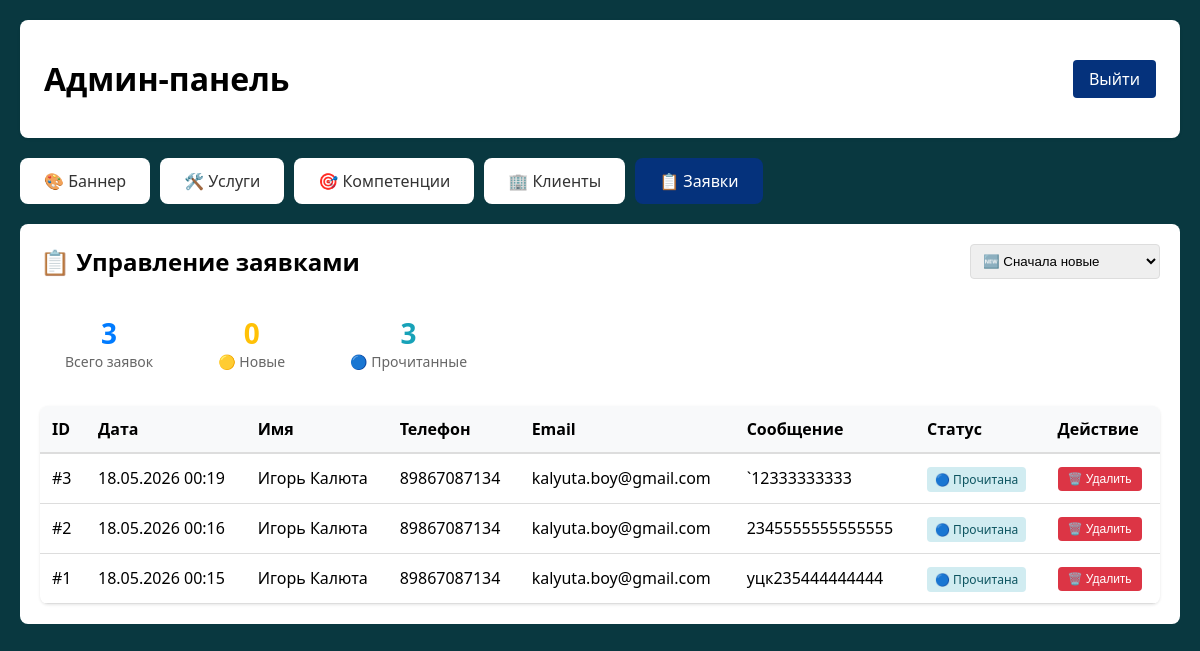
The app's page /admin/index.php?tab=requests (signed in), older data.
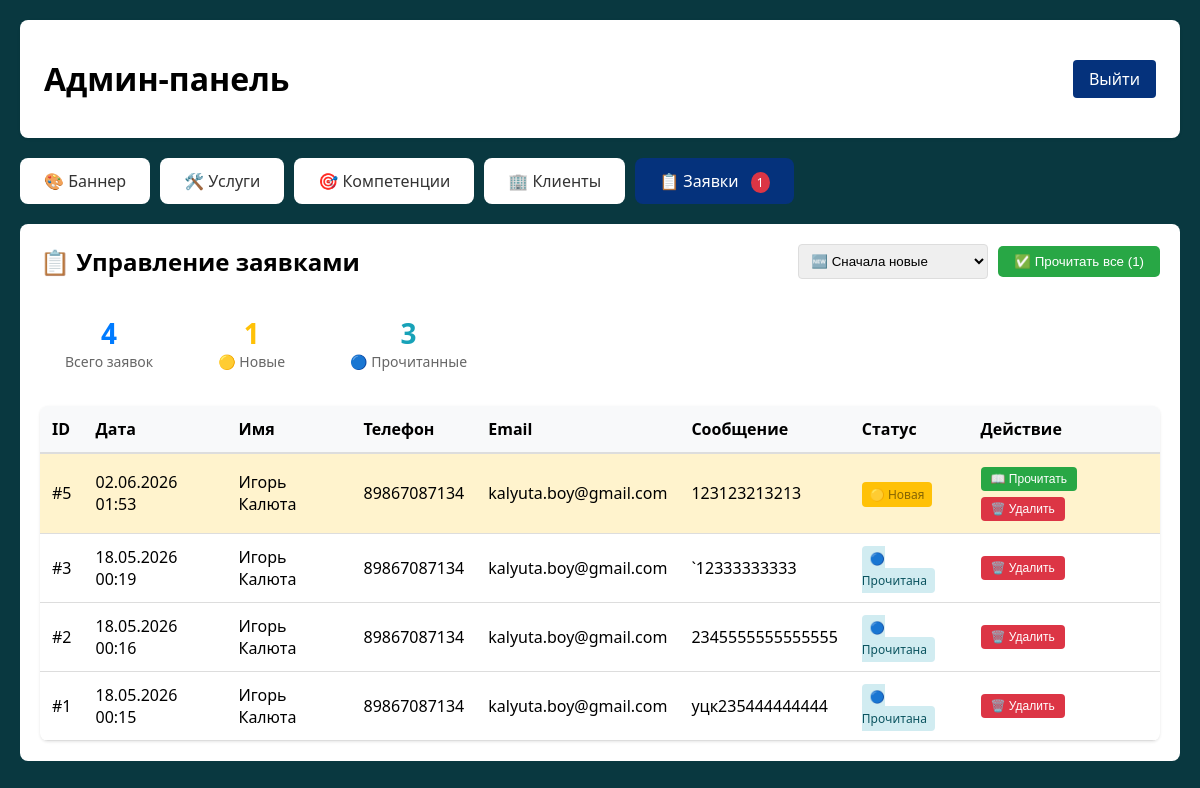
The same page, newer data.
### tables this page shows
CREATE TABLE requests (
            id INTEGER PRIMARY KEY AUTOINCREMENT,
            name TEXT NOT NULL,
            phone TEXT NOT NULL,
            email TEXT,
            message TEXT,
            status TEXT DEFAULT 'new',
            created_at DATETIME DEFAULT CURRENT_TIMESTAMP,
            updated_at DATETIME DEFAULT CURRENT_TIMESTAMP
        );

### includes/Database.php (called while the page is built, shortened)
<?php
class Database {
    private $pdo;
    public function __construct() {
        $dbPath = __DIR__ . '/../config/database.sqlite';
        $configDir = __DIR__ . '/../config';
        $this->pdo = new PDO("sqlite:" . $dbPath);
        $this->pdo->setAttribute(PDO::ATTR_ERRMODE, PDO::ERRMODE_EXCEPTION);
        $this->createTables();
    }
    private function createTables() {
        $this->pdo->exec("
            CREATE TABLE IF NOT EXISTS content_blocks (
                id INTEGER PRIMARY KEY AUTOINCREMENT,
                block_key TEXT UNIQUE NOT NULL,
                block_name TEXT NOT NULL,
                content TEXT,
                type TEXT DEFAULT 'text',
                updated_at DATETIME DEFAULT CURRENT_TIMESTAMP
            )
        ");
        $this->pdo->exec("
            CREATE TABLE IF NOT EXISTS requests (
                id INTEGER PRIMARY KEY AUTOINCREMENT,
                name TEXT NOT NULL,
                phone TEXT NOT NULL,
                email TEXT,
                message TEXT,
                status TEXT DEFAULT 'new',
                created_at DATETIME DEFAULT CURRENT_TIMESTAMP,
                updated_at DATETIME DEFAULT CURRENT_TIMESTAMP
            )
        ");
        $this->pdo->exec("
            CREATE TABLE IF NOT EXISTS services (
                id INTEGER PRIMARY KEY AUTOINCREMENT,
                title TEXT NOT NULL,
                image TEXT NOT NULL,
                sort_order INTEGER DEFAULT 0,
                is_active INTEGER DEFAULT 1,
                created_at DATETIME DEFAULT CURRENT_TIMESTAMP
            )
        ");
        $this->pdo->exec("
            CREATE TABLE IF NOT EXISTS competencies (
                id INTEGER PRIMARY KEY AUTOINCREMENT,
                title TEXT NOT NULL,
                sort_order INTEGER DEFAULT 0,
                is_active INTEGER DEFAULT 1,
                created_at DATETIME DEFAULT CURRENT_TIMESTAMP
            )
        ");
        $stmt = $this->pdo->query("SELECT COUNT(*) FROM content_blocks");
        $count = $stmt->fetchColumn();
    }
    public function getAllRequestsSorted($sort_by = 'new_first') {
        switch ($sort_by) {
            case 'new_first':
            default:
                $sql = "SELECT * FROM requests ORDER BY
                            CASE WHEN status = 'new' THEN 0 ELSE 1 END,
                            created_at DESC";
                break;
        }
        $stmt = $this->pdo->query($sql);
        return $stmt->fetchAll(PDO::FETCH_ASSOC);
    }
    public function getNewRequestsCount() {
        $stmt = $this->pdo->query("SELECT COUNT(*) FROM requests WHERE status = 'new'");
        return $stmt->fetchColumn();
    }
    public function getRequestStatusCounts() {
        $stmt = $this->pdo->query("
            SELECT
                COUNT(*) as total,
                SUM(CASE WHEN status = 'new' THEN 1 ELSE 0 END) as new,
                SUM(CASE WHEN status = 'read' THEN 1 ELSE 0 END) as read
            FROM requests
        ");
        return $stmt->fetch(PDO::FETCH_ASSOC);
    }
}
?>

### admin/requests.php (the view, shortened to what the changed rows need)
<?php
$sort_by = $_GET['sort_by'] ?? 'new_first';
$requests = $db->getAllRequestsSorted($sort_by);
$statusCounts = $db->getRequestStatusCounts();
$newCount = $db->getNewRequestsCount();
?>
<div style="background: white; border-radius: 8px; padding: 20px; margin-bottom: 20px;">
    <div style="display: flex; justify-content: space-between; align-items: center; margin-bottom: 20px; flex-wrap: wrap; gap: 10px;">
        <h2 style="margin: 0;">📋 Управление заявками</h2>
        <div style="display: flex; gap: 10px; align-items: center;">
            <form method="GET" style="display: inline;">
                <select name="sort_by" onchange="this.form.submit()" style="padding: 8px; border-radius: 4px; border: 1px solid #ddd;">
                    <option value="new_first" <?= $sort_by === 'new_first' ? 'selected' : '' ?>>🆕 Сначала новые</option>
                </select>
            </form>
            <?php if ($newCount > 0): ?>
                <form method="POST" onsubmit="return confirm('Отметить ВСЕ заявки как прочитанные?')">
                    <button type="submit" name="mark_all_read"
                            style="background: #28a745; color: white; border: none; padding: 8px 16px; border-radius: 5px; cursor: pointer;">
                        ✅ Прочитать все (<?= $newCount ?>)
                    </button>
                </form>
            <?php endif; ?>
        </div>
    </div>
    <div class="stats">
        <div class="stat-card">
            <div class="stat-number"><?= (int)($statusCounts['total'] ?? 0) ?></div>
            <div class="stat-label">Всего заявок</div>
        </div>
        <div class="stat-card">
            <div class="stat-number" style="color: #ffc107;"><?= (int)($statusCounts['new'] ?? 0) ?></div>
            <div class="stat-label">🟡 Новые</div>
        </div>
        <div class="stat-card">
            <div class="stat-number" style="color: #17a2b8;"><?= (int)($statusCounts['read'] ?? 0) ?></div>
            <div class="stat-label">🔵 Прочитанные</div>
        </div>
    </div>
    <div class="requests-table" style="overflow-x: auto;">
        <table style="width: 100%; border-collapse: collapse;">
            <thead>
                <tr>
                    <th style="padding: 12px; text-align: left; border-bottom: 2px solid #ddd;">ID</th>
                    <th style="padding: 12px; text-align: left; border-bottom: 2px solid #ddd;">Дата</th>
                    <th style="padding: 12px; text-align: left; border-bottom: 2px solid #ddd;">Имя</th>
                    <th style="padding: 12px; text-align: left; border-bottom: 2px solid #ddd;">Телефон</th>
                    <th style="padding: 12px; text-align: left; border-bottom: 2px solid #ddd;">Email</th>
                    <th style="padding: 12px; text-align: left; border-bottom: 2px solid #ddd;">Сообщение</th>
                    <th style="padding: 12px; text-align: left; border-bottom: 2px solid #ddd;">Статус</th>
                    <th style="padding: 12px; text-align: left; border-bottom: 2px solid #ddd;">Действие</th>
                </tr>
            </thead>
            <tbody>
                <?php if (empty($requests)): ?>
                    <tr>
                        <td colspan="8" style="padding: 12px; text-align: center;">Нет заявок</td>
                    </tr>
                <?php else: ?>
                    <?php foreach ($requests as $request): ?>
                    <tr style="border-bottom: 1px solid #ddd; <?= $request['status'] === 'new' ? 'background: #fff3cd;' : '' ?>">
                        <td style="padding: 12px;">#<?= (int)$request['id'] ?></td>
                        <td style="padding: 12px;"><?= date('d.m.Y H:i', strtotime($request['created_at'])) ?></td>
                        <td style="padding: 12px;"><?= htmlspecialchars($request['name'] ?? '') ?></td>
                        <td style="padding: 12px;"><?= htmlspecialchars($request['phone'] ?? '') ?></td>
                        <td style="padding: 12px;"><?= htmlspecialchars($request['email'] ?? '') ?></td>
                        <td style="padding: 12px; max-width: 250px; word-wrap: break-word;">
                            <?php
                            $msg = $request['message'] ?? '';
                            $msg = strip_tags($msg);
                            $msg = htmlspecialchars($msg, ENT_QUOTES, 'UTF-8');
                            echo $msg;
                            ?>
                        </td>
                        <td style="padding: 12px;">
                            <span style="padding: 4px 8px; border-radius: 4px; font-size: 12px; <?= $request['status'] === 'new' ? 'background: #ffc107; color: #856404;' : 'background: #d1ecf1; color: #0c5460;' ?>">
                                <?= $request['status'] === 'new' ? '🟡 Новая' : '🔵 Прочитана' ?>
                            </span>
                        </td>
                        <td style="padding: 12px;">
                            <div style="display: flex; gap: 5px; flex-wrap: wrap;">
                                <?php if ($request['status'] === 'new'): ?>
                                    <form method="POST" style="display: inline;">
                                        <button type="submit" name="mark_read"
                                                style="background: #28a745; color: white; border: none; padding: 5px 10px; border-radius: 4px; cursor: pointer; font-size: 12px;">
                                            📖 Прочитать
                                        </button>
                                    </form>
                                <?php endif; ?>
                                <form method="POST" style="display: inline;" onsubmit="return confirm('Удалить заявку #<?= (int)$request['id'] ?>?')">
                                    <button type="submit" name="delete_request"
                                            style="background: #dc3545; color: white; border: none; padding: 5px 10px; border-radius: 4px; cursor: pointer; font-size: 12px;">
                                        🗑️ Удалить
                                    </button>
                                </form>
                            </div>
                        </td>
                    </tr>
                    <?php endforeach; ?>
                <?php endif; ?>
            </tbody>
        </table>
    </div>
</div>

### admin/includes/header.php (shortened to what the changed rows need)
<?php
$newCount = $db->getNewRequestsCount();
?>
<!DOCTYPE html>
<html lang="ru">
<head>
    <link rel="stylesheet" href="/assets/css/admin.css">
</head>
<body>
    <div class="container">
        <div class="header">
            <h1>Админ-панель</h1>
        </div>
        <div class="tabs">
            <a href="?tab=requests" class="tab <?= $activeTab === 'requests' ? 'active' : '' ?>">
                📋 Заявки
                <?php if ($newCount > 0): ?>
                    <span class="badge"><?= $newCount ?></span>
                <?php endif; ?>
            </a>
        </div>

Row changes from the older to the newer data that the page shows:
added requests: id "5", created_at "02.06.2026 01:53", name "Игорь Калюта", phone "89867087134", email "kalyuta.boy@gmail.com", message "123123213213", status "🟡 Новая"
Text that changed along with them:
$newCount: (not shown) → "1"
$statusCounts['total']: "3" → "4"
$statusCounts['new']: "0" → "1"
text now shown: "✅ Прочитать все ( )"
